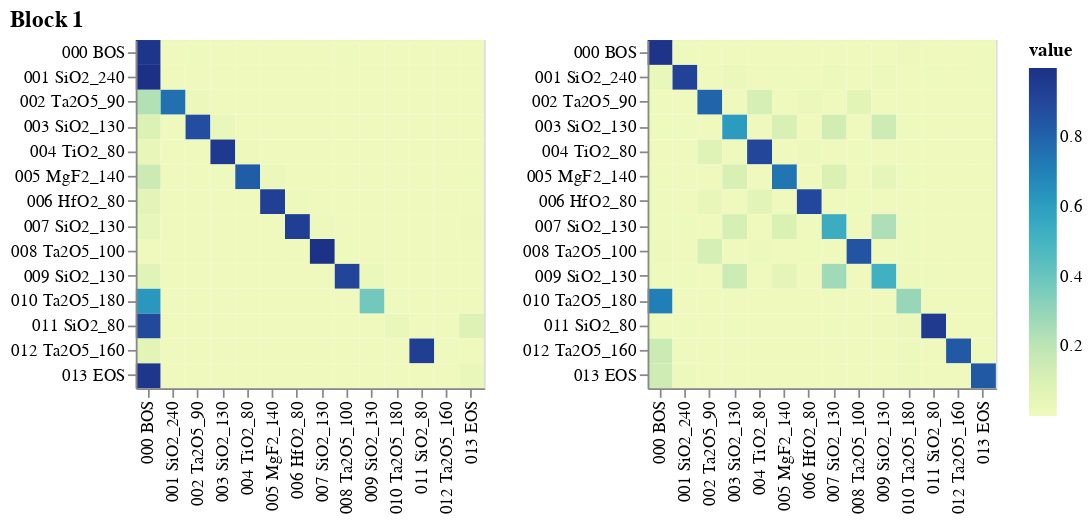

Here is the notebook cell this chart was saved with:
### Code cell
layer_viz = [
    visualize_layer(
        attn, layer, 16, struc_rep, struc_rep, ntokens=22
    )
    for layer in range(12)
]

alt.hconcat(
    layer_viz[0]
    # & layer_viz[1]
    # & layer_viz[2]
    # & layer_viz[3]
    # & layer_viz[4]
    # & layer_viz[5]
    # & layer_viz[6]
    # & layer_viz[7]
    # & layer_viz[8]
    # & layer_viz[9]
    # & layer_viz[10]
    # & layer_viz[11]
)

### Figure 1 — Vega-Lite specification as saved in the notebook (floating-point values rounded to 4 significant figures; data arrays with more than 128 entries replaced by an {"elided": "..."} marker saying what was removed)
{"config": {"view": {"continuousWidth": 400, "continuousHeight": 300}}, "hconcat": [{"vconcat": [{"hconcat": [{"data": {"name": "data-a622776723d2e3b64e70320b5c998586"}, "mark": "rect", "encoding": {"color": {"field": "value", "type": "quantitative"}, "tooltip": [{"field": "row", "type": "quantitative"}, {"field": "column", "type": "quantitative"}, {"field": "value", "type": "quantitative"}, {"field": "row_token", "type": "nominal"}, {"field": "col_token", "type": "nominal"}], "x": {"axis": {"title": ""}, "field": "col_token", "type": "nominal"}, "y": {"axis": {"title": ""}, "field": "row_token", "type": "nominal"}}, "height": 200, "selection": {"selector001": {"type": "interval", "bind": "scales", "encodings": ["x", "y"]}}, "width": 200}, {"data": {"name": "data-a033b032852ac13ccd8282b1ca5010d6"}, "mark": "rect", "encoding": {"color": {"field": "value", "type": "quantitative"}, "tooltip": [{"field": "row", "type": "quantitative"}, {"field": "column", "type": "quantitative"}, {"field": "value", "type": "quantitative"}, {"field": "row_token", "type": "nominal"}, {"field": "col_token", "type": "nominal"}], "x": {"axis": {"title": ""}, "field": "col_token", "type": "nominal"}, "y": {"axis": {"title": ""}, "field": "row_token", "type": "nominal"}}, "height": 200, "selection": {"selector016": {"type": "interval", "bind": "scales", "encodings": ["x", "y"]}}, "width": 200}]}], "title": "Block 1"}], "$schema": "https://vega.github.io/schema/vega-lite/v4.17.0.json", "datasets": {"data-a622776723d2e3b64e70320b5c998586": {"elided": "196 records"}, "data-a033b032852ac13ccd8282b1ca5010d6": {"elided": "196 records"}}}
